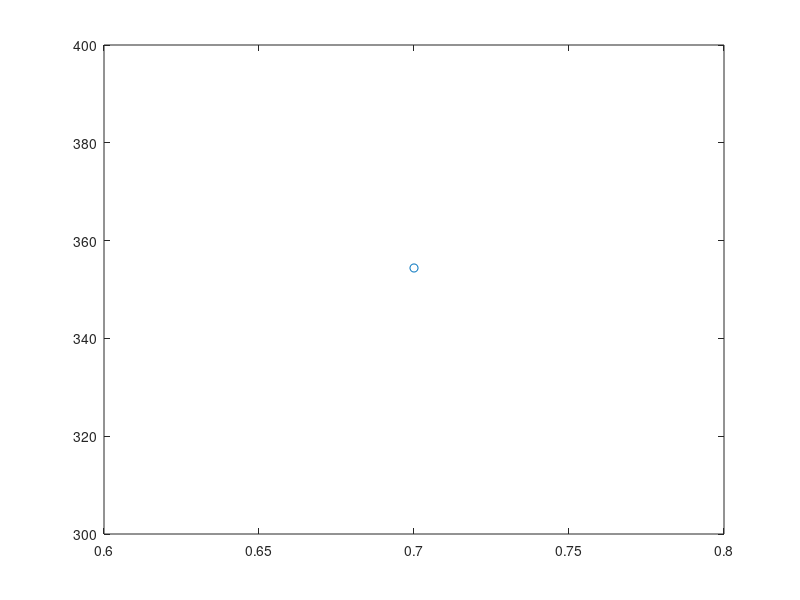

The MATLAB script that drew this image:
function result = race2bound(varargin)

ntrials = 10;
plottrials = 0;
sigval = 0;
sd = 1;
seed = 0;
crit = [10 10];
j = 1;
while j <= length(varargin)
    if strncmpi(varargin{j},'ntrials',5)
        j = j+1;
        ntrials = varargin{j};
    elseif strncmpi(varargin{j},'crit',3)
        j = j+1;
        crit = varargin{j};
    elseif strncmpi(varargin{j},'sigs',3)
        j = j+1;
        sigval = varargin{j};
    elseif strncmpi(varargin{j},'seed',3)
        j = j+1;
        seed = varargin{j};
    elseif strncmpi(varargin{j},'sd',2)
        j = j+1;
        sd = varargin{j};
    end
    j = j+1;
end

if seed
randn('state',seed)
end
duration = 5000;

for nc = 1:size(crit,1)
for ns = 1:length(sigval)

ts = randn(duration,2,ntrials) .*sd;
sig = ones(size(ts)) .* sigval(ns);
sig(:,2,:) = sig(:,2,:) .* -1;
pools = cumsum(ts+sig);
choice = zeros(1,ntrials);
rt = zeros(1,ntrials);
for j = 1:ntrials
aid = find(pools(:,1, j) > crit(nc,1));
bid = find(pools(:,2,j) > crit(nc,2));
if isempty(aid) & isempty(bid)
    choice(j) = -1;
    rt(j) = duration;
elseif isempty(aid) 
    choice(j) = 2;
    rt(j) = bid(1);
elseif isempty(bid) || aid(1) <= bid(1)
    choice(j) = 1;
    rt(j) = aid(1);
elseif bid(1) <= aid(1)
    choice(j) = 2;
    rt(j) = bid(1);
elseif aid(1) <= bid(1)
    choice(j) = 1;
    rt(j) = aid(1);
else
end
sigmax(j) = max(max(pools(:,:,j)));
if plottrials
    plot(squeeze(pools(:,:,j)));
end
end
good = find(ismember(choice,[1 2])); 
  presp(ns,nc) = sum(choice ==2)./sum(ismember(choice,[1 2]));
  rts(ns,nc) = mean(rt);
  rtall{ns,nc} = rt;
  noresp(ns,nc) = sum(choice ==-1);
end
end
   plot(presp,rts,'o-');
   hold on;

%hist(sigmax);
result.presp = presp;
result.sig = sigval;
result.rts = rts;
result.allrts = rtall;
result.noresp = noresp;
result.noise = sd;